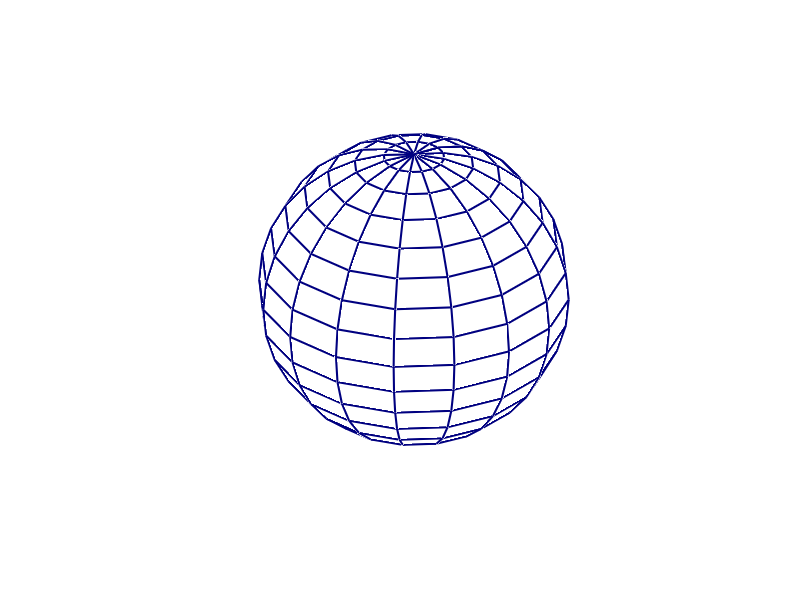

This chart was generated by the following MATLAB code:
%FIG_SPHERICAL_GRID generates Figure 1.9 presenting a sphere with an 
% angular grid.
%
% Fundmentals of Spherical Array Processing
% Boaz Rafaely, 2017.

close all;
clear all;

figure(1);
[x,y,z] = sphere(16);
h1=surf(x,y,z);
set(h1,'EdgeColor',[0 0 0.5]); % dark blue
set(h1,'LineWidth',1.5);
colormap(white);
axis tight equal 
axis off
set(h1,'EdgeAlpha',1);
set(h1,'FaceAlpha',0.8);
zoom(1);

% print -dpng -r400 ../../figures/chapter01/fig_sphere_grid.png
